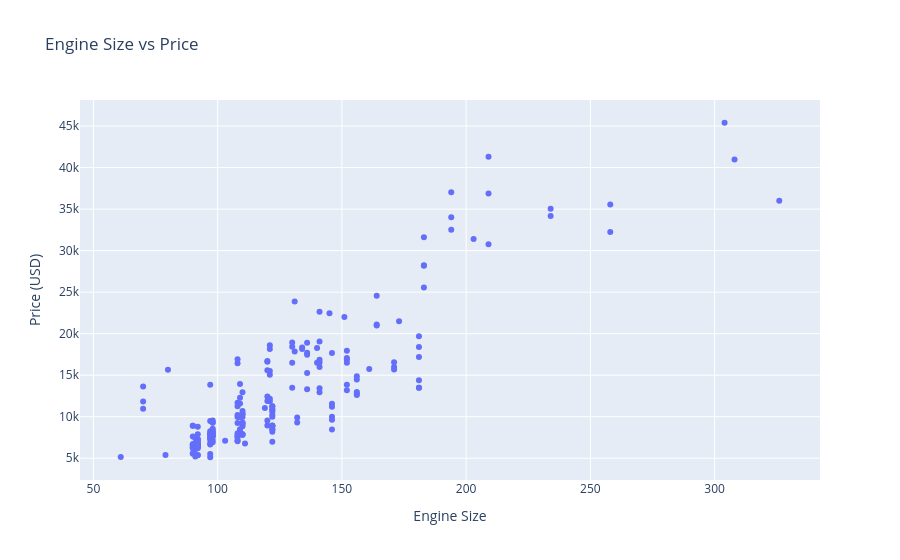
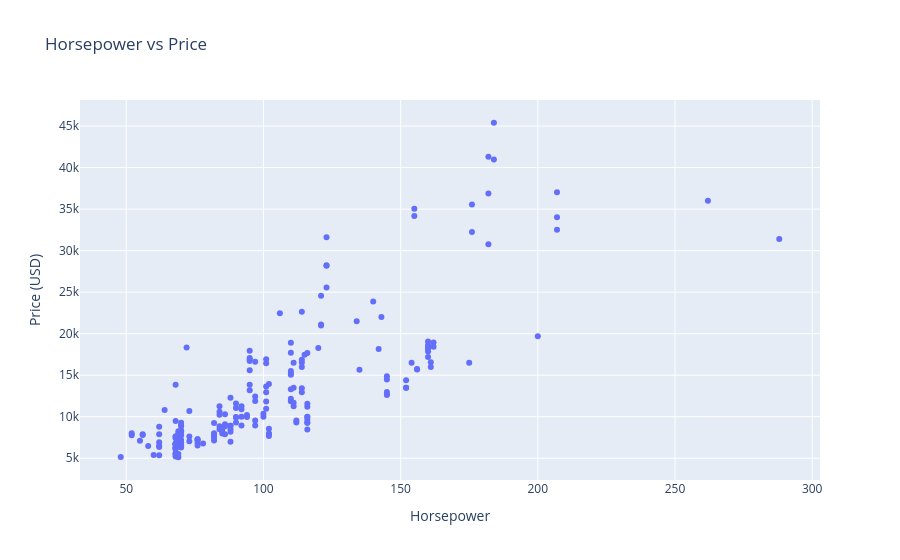

Write notebook code for charts like these, in order.
### Code cell
import plotly.express as px

fig = px.scatter(df, x='enginesize', y='price', 
                 title='Engine Size vs Price',
                 labels={'enginesize': 'Engine Size', 'price': 'Price (USD)'},
                 hover_data=['CarBrand', 'CarName'])
fig.show()

fig2 = px.scatter(df, x='horsepower', y='price',
                  title='Horsepower vs Price', 
                  labels={'horsepower': 'Horsepower', 'price': 'Price (USD)'},
                  hover_data=['CarBrand', 'CarName'])
fig2.show()

### Figure 1 — Plotly figure (JSON) as saved in the notebook; plotly's stock layout.template omitted (floating-point values rounded to 4 significant figures; data arrays with more than 128 entries replaced by an {"elided": "..."} marker saying what was removed)
{"data": [{"customdata": {"elided": "205x2 str values"}, "hovertemplate": "Engine Size=%{x}<br>Price (USD)=%{y}<br>CarBrand=%{customdata[0]}<br>CarName=%{customdata[1]}<extra></extra>", "legendgroup": "", "marker": {"color": "#636efa", "symbol": "circle"}, "mode": "markers", "name": "", "orientation": "v", "showlegend": false, "type": "scatter", "x": {"elided": "205 int values"}, "xaxis": "x", "y": {"elided": "205 float values"}, "yaxis": "y"}], "layout": {"legend": {"tracegroupgap": 0}, "title": {"text": "Engine Size vs Price"}, "xaxis": {"anchor": "y", "domain": [0, 1], "title": {"text": "Engine Size"}}, "yaxis": {"anchor": "x", "domain": [0, 1], "title": {"text": "Price (USD)"}}}}

### Figure 2 — Plotly figure (JSON) as saved in the notebook; plotly's stock layout.template omitted (floating-point values rounded to 4 significant figures; data arrays with more than 128 entries replaced by an {"elided": "..."} marker saying what was removed)
{"data": [{"customdata": {"elided": "205x2 str values"}, "hovertemplate": "Horsepower=%{x}<br>Price (USD)=%{y}<br>CarBrand=%{customdata[0]}<br>CarName=%{customdata[1]}<extra></extra>", "legendgroup": "", "marker": {"color": "#636efa", "symbol": "circle"}, "mode": "markers", "name": "", "orientation": "v", "showlegend": false, "type": "scatter", "x": {"elided": "205 int values"}, "xaxis": "x", "y": {"elided": "205 float values"}, "yaxis": "y"}], "layout": {"legend": {"tracegroupgap": 0}, "title": {"text": "Horsepower vs Price"}, "xaxis": {"anchor": "y", "domain": [0, 1], "title": {"text": "Horsepower"}}, "yaxis": {"anchor": "x", "domain": [0, 1], "title": {"text": "Price (USD)"}}}}
